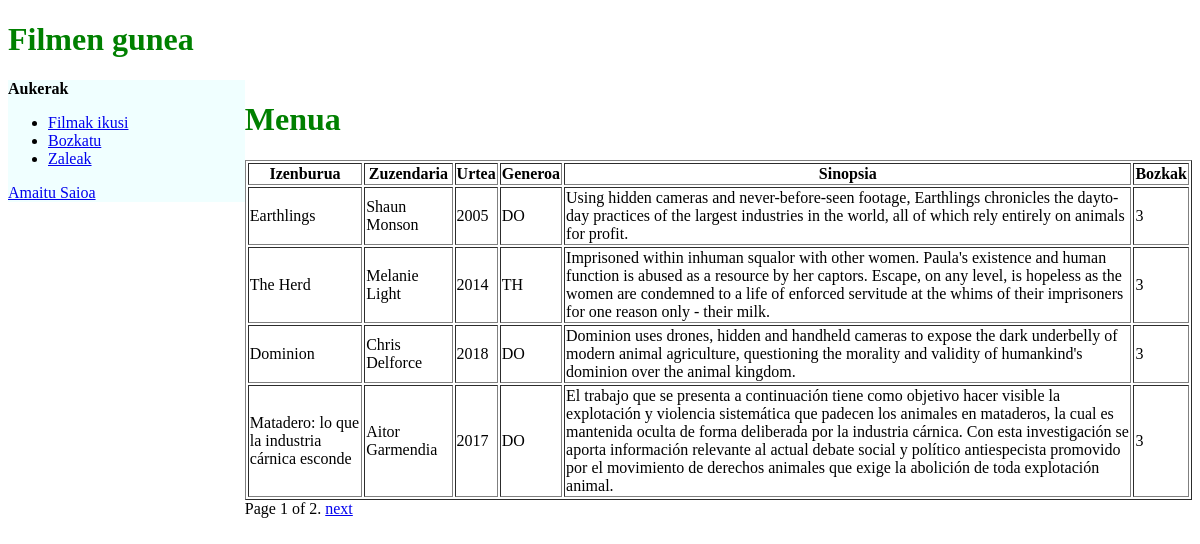
/filmakIkusi (signed in), run on an earlier commit of the app's database.
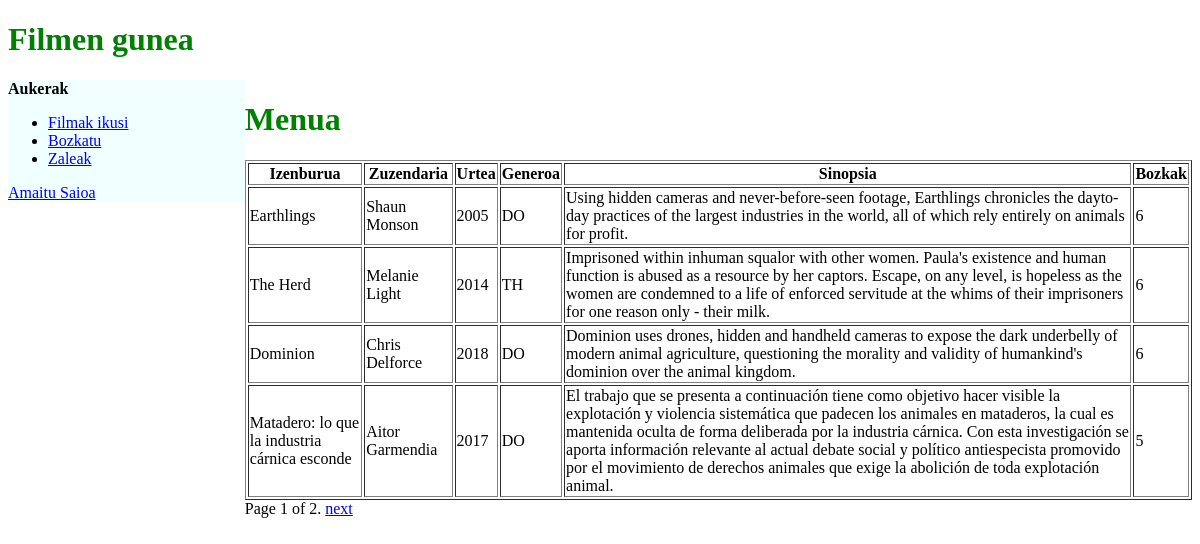
And on a later commit of the database.
### filmenGunea/models.py (models this page shows, shortened)
class Filma(models.Model):
	izenburua = models.CharField(max_length=100)
	zuzendaria = models.CharField(max_length=60)
	urtea = models.IntegerField()
	generoa = models.CharField(max_length=2)
	sinopsia = models.CharField(max_length=700)
	bozkak = models.IntegerField()

### filmenGunea/views.py (the view)
# urls.py: path('filmakIkusi', views.filmakIkusi, name='filmakIkusi'),
@login_required(login_url=login)
def filmakIkusi(request):
    filmak = Filma.objects.all()
    paginator = Paginator(filmak, 4) # Show 4 films per page
    page = request.GET.get('page')
    try:
        filmak = paginator.page(page)
    except PageNotAnInteger:
        filmak = paginator.page(1)
    except EmptyPage:
        filmak = paginator.page(paginator.num_pages)
    return render(request, 'filmenGunea/filmakIkusi.html', {'filmak': filmak})

### filmenGunea/templates/filmenGunea/filmakIkusi.html (shortened to what this page needs)
{% extends "./filmenAtalaTxantiloia.html" %}
{% block eskubi %}
    <h1 class="titulua">Menua</h1>
    <table border="1">
        <tr class="Goiburuak">
            <th>Izenburua</th>
            <th>Zuzendaria</th>
            <th>Urtea</th>
            <th>Generoa</th>
            <th>Sinopsia</th>
            <th>Bozkak</th>
        </tr>
        {% for i in filmak %}
        <tr>
            <td>{{i.izenburua}}</td>
            <td>{{i.zuzendaria}}</td>
            <td>{{i.urtea}}</td>
            <td>{{i.generoa}}</td>
            <td>{{i.sinopsia}}</td>
            <td>{{i.bozkak}}</td>
        </tr>
        {% endfor %}
    </table>
    <div class="pagination">
        <span class="step-links">
            <span class="current">
                Page {{ filmak.number }} of {{ filmak.paginator.num_pages }}.
            </span>
            {% if filmak.has_next %}
                <a href="?page={{ filmak.next_page_number }}">next</a>
            {% endif %}
        </span>
    </div>
{% endblock %}

### filmenGunea/templates/filmenGunea/filmenAtalaTxantiloia.html (shortened to what this page needs)
<!DOCTYPE html>
<html lang="en" xmlns="http://www.w3.org/1999/xhtml">
<head>
    {% load static %}
    <link rel="stylesheet" type="text/css" href="{% static 'filmenGunea/index.css' %}" />
</head>
<body>
    <h1 class="titulua">Filmen gunea</h1>
    <div class="container">
        <div class="left">
            <b>Aukerak</b>
            <ul>
                <li>
                    <a href="{% url 'filmakIkusi' %}">Filmak ikusi</a>
                </li>
                <li>
                    <a href="{% url 'bozkatu' %}">Bozkatu</a>
                </li>
                <li>
                    <a href="{% url 'zaleak' %}">Zaleak</a>
                </li>
            </ul>
            <div clss="logout">
                 <a href="{% url 'amaituSaioa' %}">Amaitu Saioa</a>
            </div>
        </div>
        <div class="right">
            {% block eskubi %}{% endblock %}
        </div>
    </div>
</body>
</html>

### filmenGunea/static/filmenGunea/index.css (style rules this page uses)
.left { height: 60%; width: 20%; float: left; background-color:azure; }
.right { height: 60%; width: 80%; float: right; }
.titulua { color:green; }

What changed in the data, as far as the page shows it:
changed Filma "Earthlings": bozkak "3" → "6"
changed Filma "The Herd": bozkak "3" → "6"
changed Filma "Dominion": bozkak "3" → "6"
changed Filma "Matadero: lo que la industria cárnica esconde": bozkak "3" → "5"
